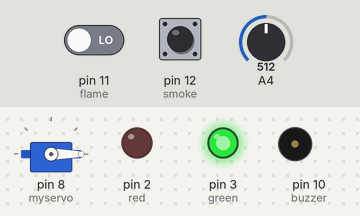
Recording of a sketch running on a simulated Arduino Uno, built with avr-gcc and run on an emulated ATmega328P. On the bench: servo, output pins drawn as LEDs (lit = HIGH), buzzer (waves = sounding, pin HIGH). The inputs (shaded band) are chosen by the test bench; at power-on: pin 11 (flame) LOW, pin 12 (smoke) LOW, A4 = 512.

Above: at 1.2 s.
1.3 s: pin 11 (flame) driven HIGH
At 2.2 s:
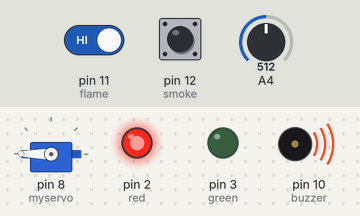
2.8 s: pin 11 (flame) driven LOW
At 3.7 s:
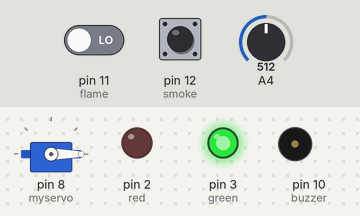
4.3 s: pin 12 (smoke) pulled HIGH for 3.2 s
At 5.2 s:
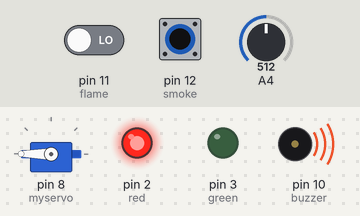
Timing chart, 0 to 9.1 s (numbered marks = the images above; inputs shaded):
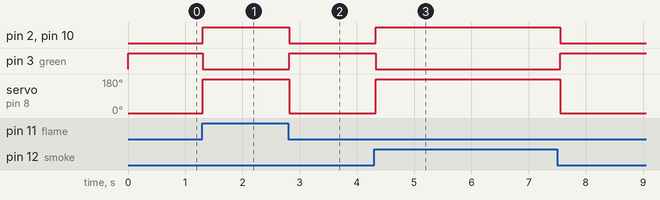

The sketch:

arduino_code.ino
```cpp
#include <Servo.h>

Servo myservo;
int flame = 11;
int smoke = 12;
int red = 2;
int green = 3 ;
int buzzer = 10 ;

void setup ()
{
  pinMode (flame, INPUT) ;
  pinMode (smoke, INPUT) ;
  pinMode (red, OUTPUT) ;
  pinMode (green, OUTPUT) ;
  pinMode (buzzer, OUTPUT) ;
  myservo.attach(8);
  myservo.write(0);
}

void loop ()
{
  float sens_value = analogRead(smoke);
  int f = digitalRead(flame) ;
  int s = digitalRead(smoke);

  Serial.print("Sensor Value: ");
  Serial.print(sens_value);

  if ( f == HIGH or s == HIGH)
  {
    digitalWrite(red, HIGH);
    digitalWrite(buzzer, HIGH);
    digitalWrite(green, LOW);
    myservo.write(180);
  }
  else
  {
    digitalWrite(red, LOW);
    digitalWrite(green, HIGH);
    digitalWrite(buzzer, LOW);
    myservo.write(0);
  }

  delay(100);
}
```

Measured:
- after the input at 1.3 s, pin 2 (red), pin 10 (buzzer): LOW → HIGH at once; pin 3 (green): HIGH → LOW at once; servo on pin 8 (myservo): 0° → 180° at once
- after the input at 2.8 s, pin 2 (red), pin 10 (buzzer): HIGH → LOW at once; pin 3 (green): LOW → HIGH at once; servo on pin 8 (myservo): 180° → 0° at once
- after the input at 4.3 s, pin 2 (red), pin 10 (buzzer): LOW → HIGH at once, → LOW 3.2 s later; pin 3 (green): HIGH → LOW at once, → HIGH 3.2 s later; servo on pin 8 (myservo): 0° → 180° at once, → 0° 3.2 s later
